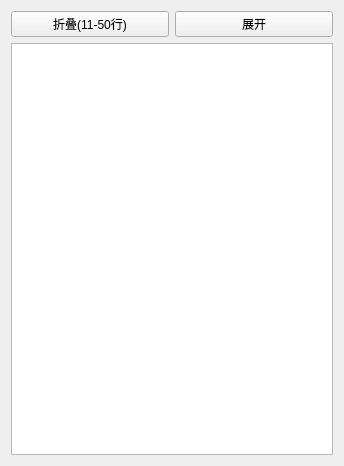
<?xml version="1.0" encoding="UTF-8"?>
<ui version="4.0">
 <class>Form</class>
 <widget class="QWidget" name="Form">
  <property name="geometry">
   <rect>
    <x>0</x>
    <y>0</y>
    <width>344</width>
    <height>466</height>
   </rect>
  </property>
  <property name="windowTitle">
   <string>Form</string>
  </property>
  <layout class="QVBoxLayout" name="verticalLayout">
   <item>
    <layout class="QHBoxLayout" name="horizontalLayout">
     <item>
      <widget class="QPushButton" name="pushButton_Fold">
       <property name="text">
        <string>折叠(11-50行)</string>
       </property>
      </widget>
     </item>
     <item>
      <widget class="QPushButton" name="pushButton_Unfold">
       <property name="text">
        <string>展开</string>
       </property>
      </widget>
     </item>
    </layout>
   </item>
   <item>
    <widget class="CMyText" name="plainTextEdit">
     <property name="readOnly">
      <bool>true</bool>
     </property>
    </widget>
   </item>
  </layout>
 </widget>
 <customwidgets>
  <customwidget>
   <class>CMyText</class>
   <extends>QPlainTextEdit</extends>
   <header>mytext</header>
  </customwidget>
 </customwidgets>
 <resources/>
 <connections/>
</ui>
